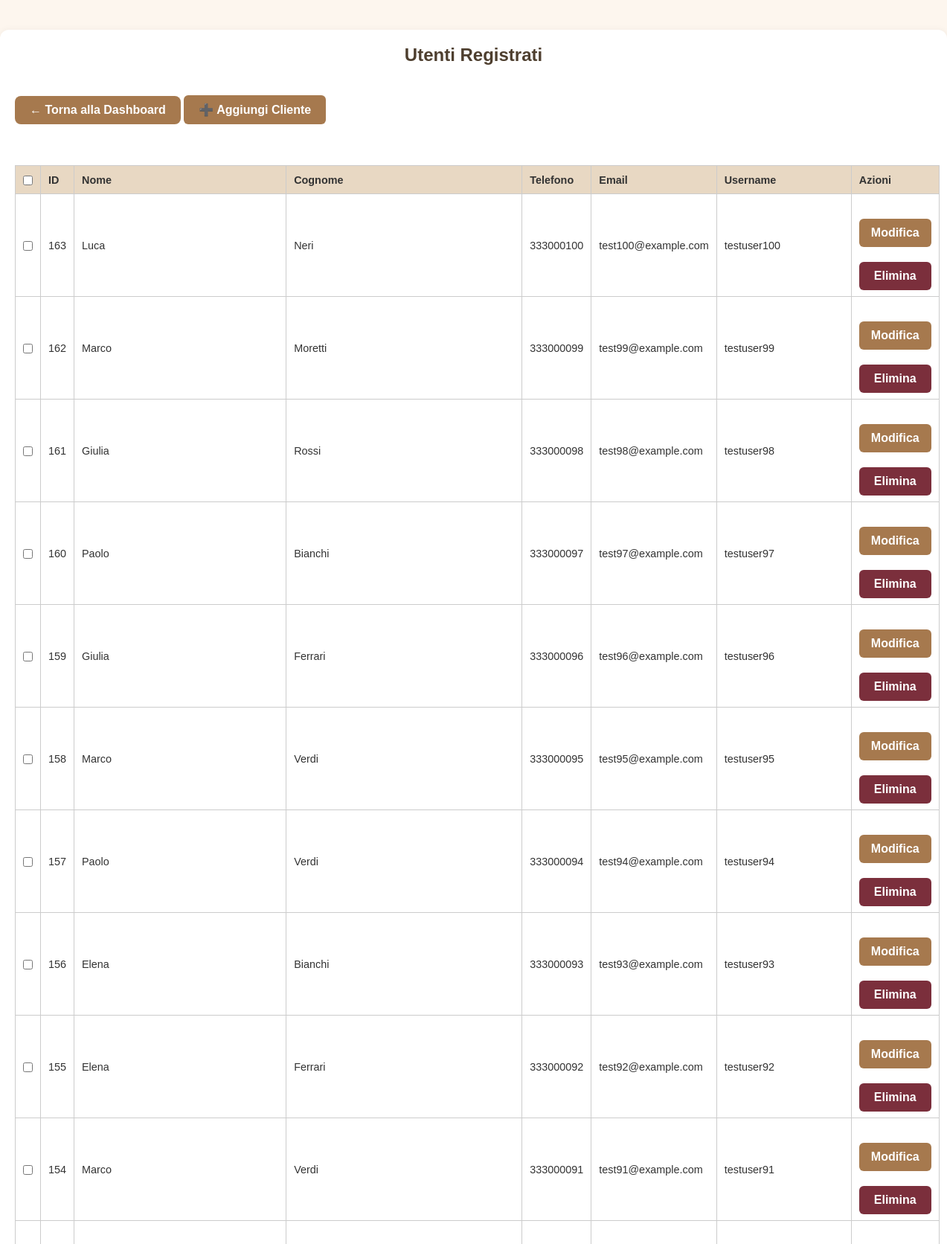
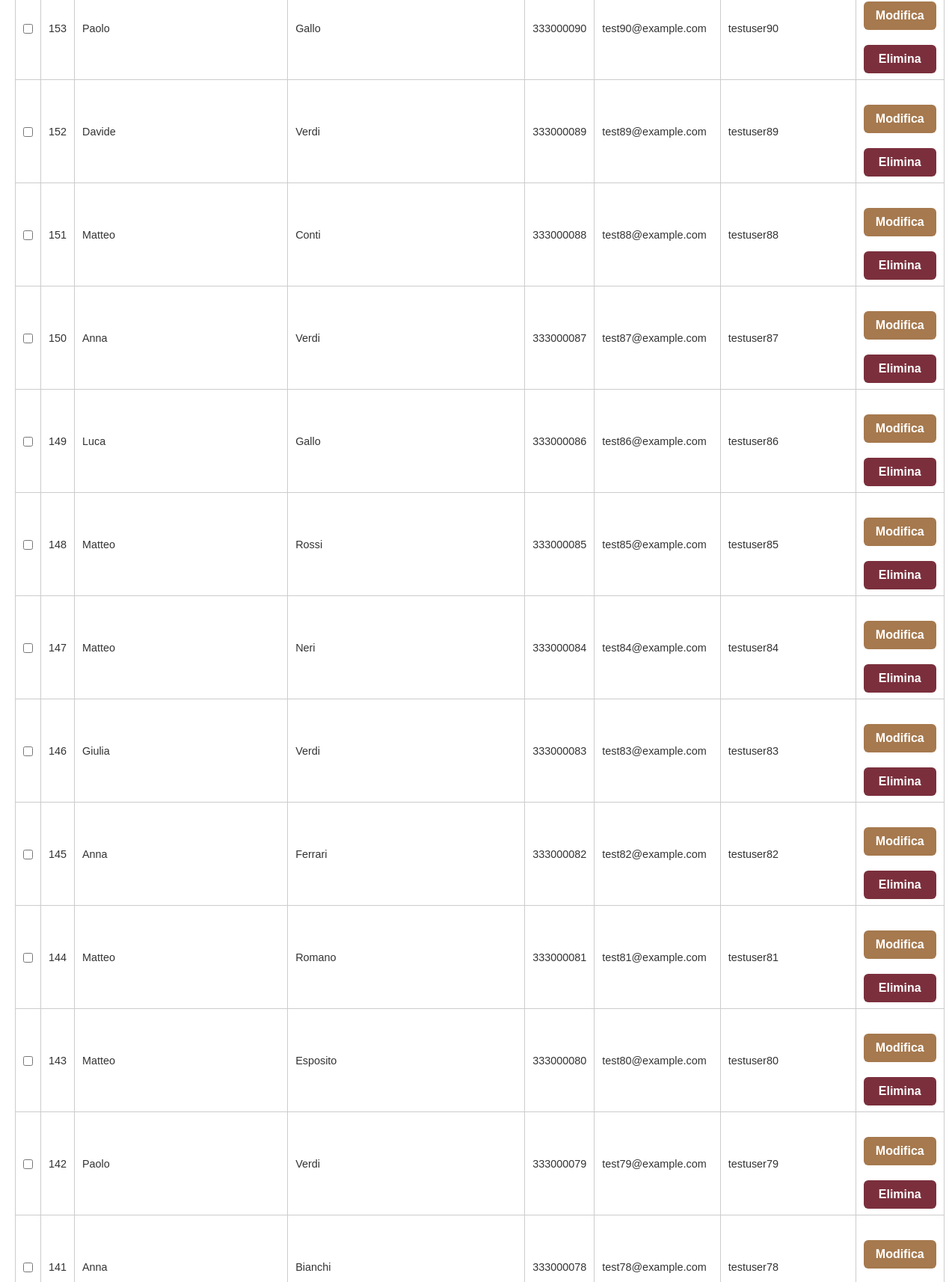
The app's page /admin_users (signed in, upper part) with its own data (2 pictures, top to bottom).
### tables this page shows
CREATE TABLE users (
            id INTEGER PRIMARY KEY AUTOINCREMENT,
            username TEXT NOT NULL UNIQUE,
            password TEXT NOT NULL
        , name TEXT NOT NULL DEFAULT 'NOME', surname TEXT NOT NULL DEFAULT 'COGNOME', phone TEXT NOT NULL DEFAULT '0000000000', email TEXT, newsletter_optin INTEGER DEFAULT 0);

### app.py (the view)
@app.route('/admin_users')
def admin_users():
    if 'admin' not in session:
        return redirect(url_for('login_admin'))
    conn = sqlite3.connect('bookings.db')
    cursor = conn.cursor()
    cursor.execute("SELECT id, name, surname, phone, email, username FROM users ORDER BY id DESC")
    users = cursor.fetchall()
    conn.close()
    return render_template('admin_users.html', users=users)

### templates/admin_users.html (shortened to what this page needs)
<!DOCTYPE html>
<html lang="it">
<head>
  <link rel="stylesheet" href="{{ url_for('static', filename='style.css') }}">
</head>
<body>
  <div class="page">
    <div class="container">
      <h2>Utenti Registrati</h2>
      <a class="dashboard-link" href="{{ url_for('admin_dashboard') }}">&larr; Torna alla Dashboard</a>
      <a href="{{ url_for('admin_add_user') }}" style="display: inline-block; margin-bottom: 25px;">
  <button class="big-btn" style="width: auto; padding: 10px 20px;">➕ Aggiungi Cliente</button>
</a>
      {% if users %}
      <form method="post" action="{{ url_for('delete_selected_users') }}">
        <table>
          <thead>
            <tr>
              <th><input type="checkbox" id="select-all"></th>
              <th>ID</th>
              <th>Nome</th>
              <th>Cognome</th>
              <th>Telefono</th>
              <th>Email</th>
              <th>Username</th>
              <th>Azioni</th>
            </tr>
          </thead>
          <tbody>
            {% for user in users %}
            <tr>
              <td><input type="checkbox" name="selected_users" value="{{ user[0] }}"></td>
              <td>{{ user[0] }}</td>
              <td>{{ user[1] }}</td>
              <td>{{ user[2] }}</td>
              <td>{{ user[3] }}</td>
              <td>{{ user[4] or 'ND' }}</td>
              <td>{{ user[5] }}</td>
              <td>
                <div class="actions">
                  <a href="{{ url_for('admin_edit_user', user_id=user[0]) }}">
                    <button class="big-btn" type="button">Modifica</button>
                  </a>
                  <form method="post" action="{{ url_for('admin_delete_user', user_id=user[0]) }}" onsubmit="return confirm('Confermi eliminazione utente {{ user[1] }} {{ user[2] }}?')">
                    <button type="submit" class="delete-btn">Elimina</button>
                  </form>
                </div>
              </td>
            </tr>
            {% endfor %}
          </tbody>
        </table>
      </form>
      {% else %}
        <p>Nessun utente registrato.</p>
      {% endif %}
    </div>
  </div>
</body>
</html>

### static/style.css (style rules this page uses)
* { box-sizing: border-box; margin: 0; padding: 0; }
body { font-family: 'Arial', sans-serif; background-color: #fdf6ec; color: #333; display: flex; flex-direction: column; align-items: center; padding: 20px; }
.container { width: 100%; max-width: 600px; background: #fffaf2; padding: 20px; border-radius: 8px; box-shadow: 0 4px 12px rgba(0, 0, 0, 0.1); margin: 20px 0; }
h1, h2, h3 { text-align: center; color: #4e3f2f; margin-bottom: 15px; }
form { display: flex; flex-direction: column; }
input, select, button { padding: 10px; margin-top: 5px; background-color: #fef9f0; color: #333; border: 1px solid #ccc; border-radius: 5px; font-size: 16px; }
button { background-color: #a67c52; color: #fff; cursor: pointer; font-weight: bold; transition: background-color 0.3s; border: none; }
.big-btn { width: 100%; padding: 15px; font-size: 18px; margin: 10px 0; }
a { display: block; text-align: center; margin-top: 15px; text-decoration: none; color: #a67c52; font-weight: bold; }
table { width: 100%; border-collapse: collapse; margin-top: 20px; background-color: #fff; color: #333; }
table, th, td { border: 1px solid #ddd; }
th, td { padding: 10px; text-align: center; }
th { background-color: #f0e6d6; color: #333; }

### templates/admin_users.html (style rules this page uses)
body { margin: 0; padding: 0; background-color: #fdf6ee; font-family: sans-serif; }
.page { width: 100%; display: flex; justify-content: center; }
.container { max-width: 1400px; margin: 40px auto; padding: 20px; background-color: #fff; border-radius: 12px; box-shadow: 0 0 10px rgba(0, 0, 0, 0.05); }
.dashboard-link { display: inline-block; margin: 10px 0 30px 0; padding: 10px 20px; background-color: #a6794e; color: white; border-radius: 8px; text-decoration: none; font-weight: bold; transition: background-color 0.3s ease; }
table { width: 100%; border-collapse: collapse; font-size: 0.9rem; }
table th, table td { padding: 8px 10px; text-align: left; border: 1px solid #ccc; }
table th { background-color: #e8d8c3; }
.actions { display: flex; flex-direction: column; gap: 5px; }
.big-btn, .delete-btn { width: 100%; padding: 10px 16px; font-size: 1rem; border: none; border-radius: 6px; cursor: pointer; color: #fff; }
.big-btn { background-color: #a6794e; }
.delete-btn { background-color: #7b2f3c !important; }

### records on screen
users: id "163", name "Luca", surname "Neri", phone "333000100", email "test100@example.com", username "testuser100"
users: id "162", name "Marco", surname "Moretti", phone "333000099", email "test99@example.com", username "testuser99"
users: id "161", name "Giulia", surname "Rossi", phone "333000098", email "test98@example.com", username "testuser98"
users: id "160", name "Paolo", surname "Bianchi", phone "333000097", email "test97@example.com", username "testuser97"
users: id "159", name "Giulia", surname "Ferrari", phone "333000096", email "test96@example.com", username "testuser96"
users: id "158", name "Marco", surname "Verdi", phone "333000095", email "test95@example.com", username "testuser95"
users: id "157", name "Paolo", surname "Verdi", phone "333000094", email "test94@example.com", username "testuser94"
users: id "156", name "Elena", surname "Bianchi", phone "333000093", email "test93@example.com", username "testuser93"
users: id "155", name "Elena", surname "Ferrari", phone "333000092", email "test92@example.com", username "testuser92"
users: id "154", name "Marco", surname "Verdi", phone "333000091", email "test91@example.com", username "testuser91"
users: id "153", name "Paolo", surname "Gallo", phone "333000090", email "test90@example.com", username "testuser90"
users: id "152", name "Davide", surname "Verdi", phone "333000089", email "test89@example.com", username "testuser89"
users: id "151", name "Matteo", surname "Conti", phone "333000088", email "test88@example.com", username "testuser88"
users: id "150", name "Anna", surname "Verdi", phone "333000087", email "test87@example.com", username "testuser87"
users: id "149", name "Luca", surname "Gallo", phone "333000086", email "test86@example.com", username "testuser86"
users: id "148", name "Matteo", surname "Rossi", phone "333000085", email "test85@example.com", username "testuser85"
users: id "147", name "Matteo", surname "Neri", phone "333000084", email "test84@example.com", username "testuser84"
users: id "146", name "Giulia", surname "Verdi", phone "333000083", email "test83@example.com", username "testuser83"
users: id "145", name "Anna", surname "Ferrari", phone "333000082", email "test82@example.com", username "testuser82"
users: id "144", name "Matteo", surname "Romano", phone "333000081", email "test81@example.com", username "testuser81"
users: id "143", name "Matteo", surname "Esposito", phone "333000080", email "test80@example.com", username "testuser80"
users: id "142", name "Paolo", surname "Verdi", phone "333000079", email "test79@example.com", username "testuser79"
users: id "141", name "Anna", surname "Bianchi", phone "333000078", email "test78@example.com", username "testuser78"
